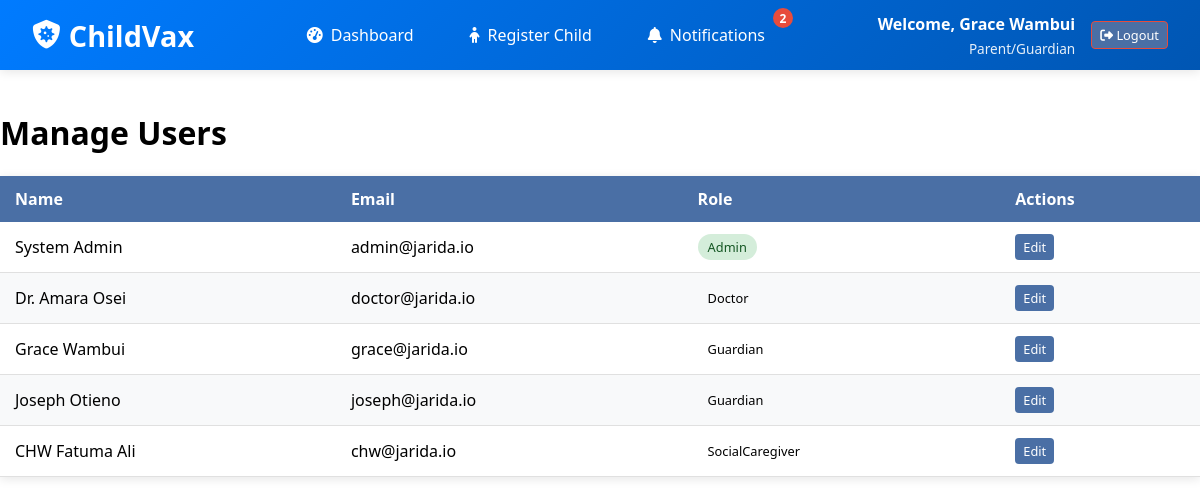
Screenshot of /pages/admin/manage_roles.php (signed in) with the database file from the repository.
### tables this page shows
CREATE TABLE IF NOT EXISTS `users` (
    `user_id`    INT UNSIGNED NOT NULL AUTO_INCREMENT,
    `name`       VARCHAR(100)  NOT NULL,
    `email`      VARCHAR(255)  NOT NULL,
    `password`   VARCHAR(255)  NOT NULL,
    `phone`      VARCHAR(20)   DEFAULT NULL,
    `role`       ENUM('admin','Guardian','doctor','SocialCaregiver') NOT NULL DEFAULT 'Guardian',
    `location`   VARCHAR(255)  DEFAULT NULL,
    `id_number`  VARCHAR(50)   DEFAULT NULL,
    `created_at` DATETIME      NOT NULL DEFAULT CURRENT_TIMESTAMP,
    PRIMARY KEY (`user_id`),
    UNIQUE KEY `uq_email` (`email`)
);

### pages/admin/manage_roles.php (the view, shortened to what this page needs)
<?php
require __DIR__ . '/../navbar.php';
$currentUserId = $_SESSION['user_id'] ?? null;
$query = "SELECT * FROM users";
$params = [];
$usersStmt = $conn->prepare($query);
$usersStmt->execute($params);
$users = $usersStmt->fetchAll(PDO::FETCH_ASSOC);
?>
<div class="container">
    <h1>Manage Users</h3>
    <table class="table">
        <thead>
            <tr>
                <th>Name</th>
                <th>Email</th>
                <th>Role</th>
                <th>Actions</th>
            </tr>
        </thead>
        <tbody>
            <?php foreach ($users as $user): ?>
                <tr>
                    <td><?= htmlspecialchars($user['name']) ?></td>
                    <td><?= htmlspecialchars($user['email']) ?></td>
                    <td>
                        <span class="role-badge <?= htmlspecialchars($user['role']) ?>">
                            <?= ucfirst(htmlspecialchars($user['role'])) ?>
                        </span>
                    </td>
                    <td>
                        <?php if ($user['user_id'] !== $currentUserId): ?>
                            <a href="edit_user.php?id=<?= htmlspecialchars($user['user_id']) ?>" class="btn btn-sm">Edit</a>
                        <?php else: ?>
                            <span style="color: gray; font-size: 0.85em;">(Self)</span>
                        <?php endif; ?>
                    </td>
                </tr>
            <?php endforeach; ?>
        </tbody>
    </table>
</div>

### pages/navbar.php (style rules this page uses)
.btn { padding: 0.5rem 1rem; border-radius: 4px; text-decoration: none; font-weight: 500; transition: all 0.3s ease; border: none; cursor: pointer; display: inline-flex; align-items: center; gap: 0.5rem; }
.btn-sm { padding: 0.4rem 0.8rem; font-size: 0.875rem; }

### pages/admin/manage_roles.php (style rules this page uses)
.table { width: 100%; border-collapse: collapse; margin: 20px 0; font-family: 'Segoe UI', Tahoma, Geneva, Verdana, sans-serif; box-shadow: 0 2px 10px rgba(0, 0, 0, 0.1); }
.table th { background-color: #4a6fa5; color: white; padding: 12px 15px; text-align: left; font-weight: 600; }
.table td { padding: 12px 15px; border-bottom: 1px solid #e0e0e0; vertical-align: middle; }
.table tr:nth-child(even) { background-color: #f8f9fa; }
.container { padding-top: 20px; max-width: 1200px; margin: 0 auto; }
.role-badge { display: inline-block; padding: 4px 10px; border-radius: 20px; font-size: 0.8em; font-weight: 500; text-transform: capitalize; }
.role-badge.admin { background-color: #d4edda; color: #155724; }
.btn { display: inline-block; padding: 6px 12px; background-color: #4a6fa5; color: white; text-decoration: none; border-radius: 4px; font-size: 0.9em; transition: background-color 0.3s; }
.btn-sm { padding: 4px 8px; font-size: 0.8em; }

### rows the page displays
users: name "System Admin", email "admin@jarida.io", role "Admin"
users: name "Dr. Amara Osei", email "doctor@jarida.io", role "Doctor"
users: name "Grace Wambui", email "grace@jarida.io", role "Guardian"
users: name "Joseph Otieno", email "joseph@jarida.io", role "Guardian"
users: name "CHW Fatuma Ali", email "chw@jarida.io", role "SocialCaregiver"

### other values shown
$unread_count "2"
$_SESSION['name'] "Grace Wambui"
getRoleDisplayName($_SESSION['role'] ?? '') "Parent/Guardian"
